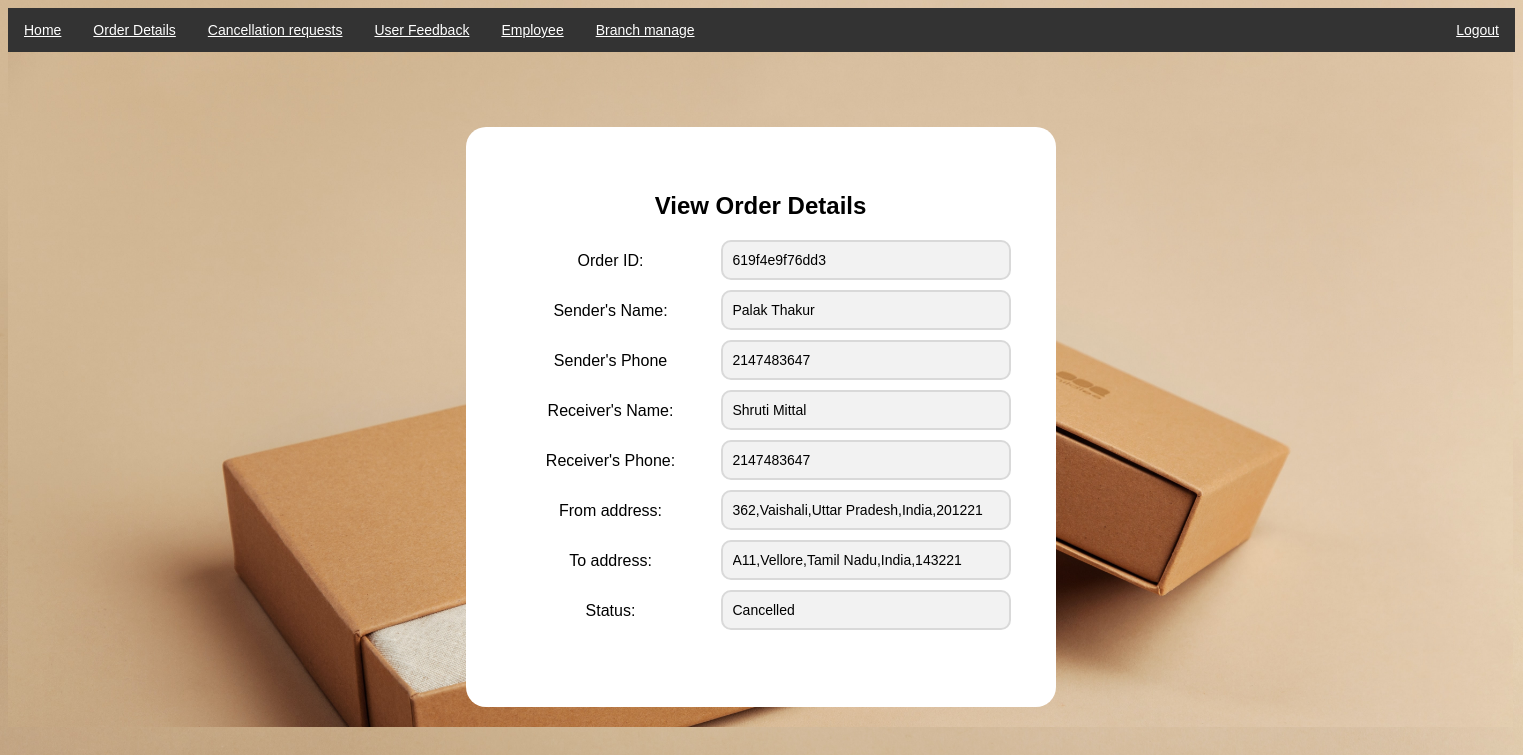
/viewOrderDetails.php?DID=1, run on the app's committed database.
### tables this page shows
CREATE TABLE `orders` (
  `id` int(20) NOT NULL,
  `trackingId` varchar(100) NOT NULL,
  `sender_name` varchar(50) NOT NULL,
  `sender_address` varchar(100) NOT NULL,
  `sender_contact` int(20) NOT NULL,
  `recipient_name` varchar(50) NOT NULL,
  `recipient_address` varchar(100) NOT NULL,
  `recipient_contact` int(20) NOT NULL,
  `weight` varchar(100) NOT NULL,
  `price` float NOT NULL,
  `status` varchar(50) NOT NULL DEFAULT '11',
  `date_created` datetime NOT NULL DEFAULT current_timestamp(),
  `email` varchar(50) NOT NULL,
  `payment` varchar(20) NOT NULL DEFAULT 'pending'
);

### viewOrderDetails.php (the view, shortened to what this page needs)
<!DOCTYPE html>
<html >
<head>
</head>
  <body>
 <ul>
  <li><a href="a_dashboard.php">Home</a></li>
  <li><a href="a_order.php">Order Details</a></li>
    <li><a href="a_cancellation.php">Cancellation requests</a></li>
    <li><a href="userfeedback.php">User Feedback</a></li>
  <li class="dropdown"><a href="javascript:void(0)" class="drop">Employee</a>
    </li>
  <li class="dropdown"><a href="javascript:void(0)" class="drop">Branch manage</a>
    </li>
  <li style="float:right"><a href="logout.php">Logout</a></li>
</ul>
 <div class="bg">
    <div class="track-page">
      <div class="form">
        <div class="track">
          <div class="track-header">
          <h2>View Order Details</h2>
                    </div>
        </div>
       <?php
include "db_conn.php";
$id=$_GET["DID"];
$sql ="SELECT * FROM orders WHERE id='".$id."'";
$result = mysqli_query($conn, $sql) or die ( mysqli_error());
while($row = mysqli_fetch_array($result))
{?>
        <form action="" method="POST" class="addEmp" id="frm1">
          <div class="">
  <label>Order ID:</label>
 <input type="text" name="trackingId" value="<?php echo $row['trackingId'] ?>" id="name" readonly>
              </div>
              <div class="">
  <label>Sender's Name:</label>
 <input type="text" name="sname" value="<?php echo $row['sender_name'] ?>" id="name" readonly>
              </div>
    <div class="">
  <label>Sender's Phone</label>
 <input type="text" name="sphone" value="<?php echo $row['sender_contact'] ?>" id="name" readonly>
              </div>
<div class="">
  <label>Receiver's Name:</label>
 <input type="text" name="rname" value="<?php echo $row['recipient_name'] ?>" id="name" readonly>
              </div><div class="">
  <label>Receiver's Phone:</label>
 <input type="text" name="rphone" value="<?php echo $row['recipient_contact'] ?>" id="name" readonly>
              </div><div class="">
  <label>From address:</label>
 <input type="text" name="from" value="<?php echo $row['sender_address'] ?>" id="name" readonly>
              </div><div class="">
  <label>To address:</label>
 <input type="text" name="to" value="<?php echo $row['recipient_address'] ?>" id="name" readonly>
              </div>
              <div class="">
  <label>Status:</label>
 <input type="text" name="status" value="<?php switch ($row['status']) {
                                case '10':
                                    echo "Cancelled";
                                    break;
                            }
                            ?>" id="name" readonly>
              </div>
              </form>
            <?php }?>
</div>
</div>
</div>
</body>
</html>

### viewOrderDetails.php (style rules this page uses)
ul { font-size: 14px; list-style-type: none; margin: 0; padding: 0; overflow: hidden; background-color: #333; }
body { background-image: url(pic1.jpg); background-position: center; background-size: cover; font-family: sans-serif; }
li { display: inline; float: left; }
li a { display: block; color: white; text-align: center; padding: 14px 16px; }
li.dropdown { display: inline-block; }
.track-page { width: 900px; height: 600px; padding: 5% 0 0; margin: auto; }
.form { z-index: -1; background-color: white; width: 500px; height: 490px; margin: 0 auto; padding: 45px; text-align: center; border-radius: 20px; }
.form input,.form-input { background: #f2f2f2; width: 100%; border-radius: 10px; border: 2px solid #d9d9d9; margin: 0 0 10px; padding: 10px; box-sizing: border-box; font-size: 14px; }
#name { width: 58%; float: right; }
label { width: 40%; float: left; margin-top: 12px; margin-bottom: 20px; }
.bg { background-image: url('pic1.jpg'); width:1505px; height:auto; background-size: cover; }
body { font-family: sans-serif; }

### data on the page
orders: trackingId "619f4e9f76dd3", sname "Palak Thakur", sphone "2147483647", rname "Shruti Mittal", rphone "2147483647", from "362,Vaishali,Uttar Pradesh,India,201221", to "A11,Vellore,Tamil Nadu,India,143221", status "Cancelled"
